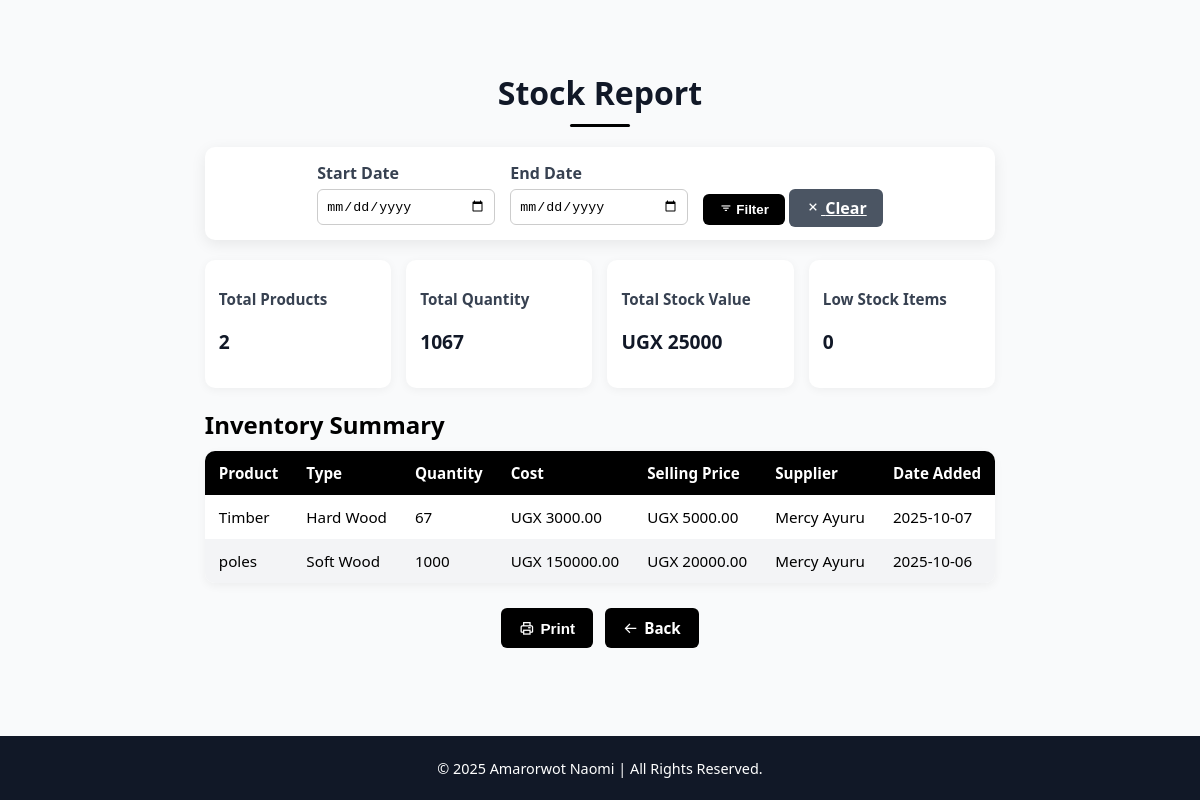
/stock_report/, run on the app's committed database.
### Wood/models.py (models this page shows, shortened)
class Stock(models.Model):
    product_name = models.CharField(max_length=100 )
    type_of_product = models.CharField(max_length=100)
    costprice = models.DecimalField(max_digits=10, decimal_places=2)
    quantity = models.IntegerField()
    selling_price = models.DecimalField(max_digits=10, decimal_places=2)
    supplier_name = models.CharField(max_length=100)
    date_added = models.DateField(auto_now_add=True)
    quality = models.CharField(max_length=100)
    color = models.CharField(max_length=50, default="blue")
    measurement = models.CharField(max_length=50, default="0 metres")

### Wood/views.py (the view)
# urls.py: path('stock_report/', views.stock_report, name='stock_report'),
def stock_report(request):
    stocks = Stock.objects.all().order_by('-date_added')
    start_date = request.GET.get('start_date')
    end_date = request.GET.get('end_date')
    if start_date and end_date:
        stocks = stocks.filter(date_added__range=[start_date, end_date])
    total_products = stocks.count()
    total_quantity = stocks.aggregate(total=Sum('quantity'))['total'] or 0
    total_value = stocks.aggregate(total=Sum('selling_price'))['total'] or 0
    low_stock_count = stocks.filter(quantity__lt=5).count()
    context = {
        'stocks': stocks,
        'total_products': total_products,
        'total_quantity': total_quantity,
        'total_value': total_value,
        'low_stock_count': low_stock_count,
        'start_date': start_date,
        'end_date': end_date,
    }
    return render(request, "stockreport.html", context)

### Wood/context_processors.py (called while the page is built)
def user_role(request):
    role = getattr(request.user, 'role', None)
    return {'user_role': role}

### Wood/templates/stockreport.html (shortened to what this page needs)
{% load static %}
<!DOCTYPE html>
<html lang="en">
<head>
<link href="https://unpkg.com/boxicons@2.1.4/css/boxicons.min.css" rel="stylesheet">
</head>
<body>
  <main>
    <h1>Stock Report</h1>
    <div class="divider"></div>
    <form method="get" class="filter-form">
      <div>
        <label for="start_date">Start Date</label>
        <input type="date" name="start_date" id="start_date" value="{{ start_date }}">
      </div>
      <div>
        <label for="end_date">End Date</label>
        <input type="date" name="end_date" id="end_date" value="{{ end_date }}">
      </div>
      <div>
        <button type="submit" class="filter-btn"><i class='bx bx-filter'></i> Filter</button>
        <a href="{% url 'stock_report' %}" class="clear-btn"><i class='bx bx-x'></i> Clear</a>
      </div>
    </form>
    <div class="summary">
      <div class="summary-card"><h3>Total Products</h3><p>{{ total_products }}</p></div>
      <div class="summary-card"><h3>Total Quantity</h3><p>{{ total_quantity }}</p></div>
      <div class="summary-card"><h3>Total Stock Value</h3><p>UGX {{ total_value }}</p></div>
      <div class="summary-card"><h3>Low Stock Items</h3><p>{{ low_stock_count }}</p></div>
    </div>
    <h2 style="margin-bottom:10px;">Inventory Summary</h2>
    <table>
      <thead>
        <tr>
          <th>Product</th>
          <th>Type</th>
          <th>Quantity</th>
          <th>Cost</th>
          <th>Selling Price</th>
          <th>Supplier</th>
          <th>Date Added</th>
        </tr>
      </thead>
      <tbody>
        {% for item in stocks %}
        <tr>
          <td>{{ item.product_name }}</td>
          <td>{{ item.type_of_product }}</td>
          <td>{{ item.quantity }}</td>
          <td>UGX {{ item.costprice }}</td>
          <td>UGX {{ item.selling_price }}</td>
          <td>{{ item.supplier_name }}</td>
          <td>{{ item.date_added|date:"Y-m-d" }}</td>
        </tr>
        {% empty %}
        <tr><td colspan="7" style="text-align:center;">No stock records available.</td></tr>
        {% endfor %}
      </tbody>
    </table>
    <div class="btn-container">
      <button onclick="window.print()" class="print-btn"><i class='bx bx-printer'></i> Print</button>
      <a href="{% url 'dashboard' %}" class="back-btn"><i class='bx bx-arrow-back'></i> Back</a>
    </div>
  </main>
  <footer>
    <p>&copy; 2025 Amarorwot Naomi | All Rights Reserved.</p>
  </footer>
</body>
</html>

### Wood/templates/stockreport.html (style rules this page uses)
:root { --primary: #111827; --secondary: #374151; --accent: #4b5563; --light-bg: #f9fafb; --white: #ffffff; }
body { font-family: 'Segoe UI', Tahoma, Geneva, Verdana, sans-serif; margin: 0; background-color: var(--light-bg); display: flex; flex-direction: column; min-height: 100vh; }
main { flex: 1; max-width: 1100px; margin: 30px auto; padding: 20px; }
h1 { text-align: center; font-size: 2rem; color: var(--primary); margin-bottom: 10px; }
.divider { width: 60px; height: 3px; background: black; margin: 0 auto 20px; border-radius: 2px; }
.filter-form { display: flex; justify-content: center; align-items: flex-end; gap: 15px; flex-wrap: wrap; background: var(--white); padding: 15px; border-radius: 10px; box-shadow: 0 4px 15px rgba(0,0,0,0.08); margin-bottom: 20px; }
.filter-form label { font-weight: 600; color: var(--secondary); display: block; margin-bottom: 5px; }
.filter-form input { padding: 8px; border-radius: 6px; border: 1px solid #ccc; width: 160px; }
.filter-btn, .clear-btn { padding: 8px 16px; border-radius: 6px; border: none; font-weight: 600; cursor: pointer; color: white; transition: background 0.3s; }
.filter-btn { background: black; }
.clear-btn { background: var(--accent); }
.summary { display: grid; grid-template-columns: repeat(auto-fit, minmax(180px, 1fr)); gap: 15px; margin-bottom: 20px; }
.summary-card { background: var(--white); padding: 14px; border-radius: 10px; box-shadow: 0 2px 10px rgba(0,0,0,0.05); transition: transform 0.3s; }
.summary-card h3 { color: var(--secondary); font-size: 0.95rem; margin-bottom: 4px; }
.summary-card p { font-size: 1.2rem; font-weight: bold; color: var(--primary); }
table { width: 100%; border-collapse: collapse; background: var(--white); border-radius: 10px; overflow: hidden; box-shadow: 0 3px 10px rgba(0,0,0,0.05); }
thead { background: black; color: white; }
th, td { padding: 12px 14px; text-align: left; font-size: 0.95rem; }
tbody tr:nth-child(even) { background: #f3f4f6; }
.btn-container { display: flex; justify-content: center; gap: 12px; margin-top: 25px; }
.print-btn, .back-btn { padding: 10px 18px; border-radius: 6px; border: none; background: black; color: white; font-weight: 600; cursor: pointer; text-decoration: none; display: inline-flex; align-items: center; gap: 6px; font-size: 0.95rem; }
footer { background: var(--primary); color: white; text-align: center; padding: 8px 0; margin-top: auto; font-size: 0.9rem; }

### data on the page
Stock: product_name "Timber", type_of_product "Hard Wood", quantity "67", costprice "3000.00", selling_price "5000.00", supplier_name "Mercy Ayuru", date_added "2025-10-07"
Stock: product_name "poles", type_of_product "Soft Wood", quantity "1000", costprice "150000.00", selling_price "20000.00", supplier_name "Mercy Ayuru", date_added "2025-10-06"

### other printed values
{{ total_products }} "2"
{{ total_quantity }} "1067"
{{ total_value }} "25000"
{{ low_stock_count }} "0"
